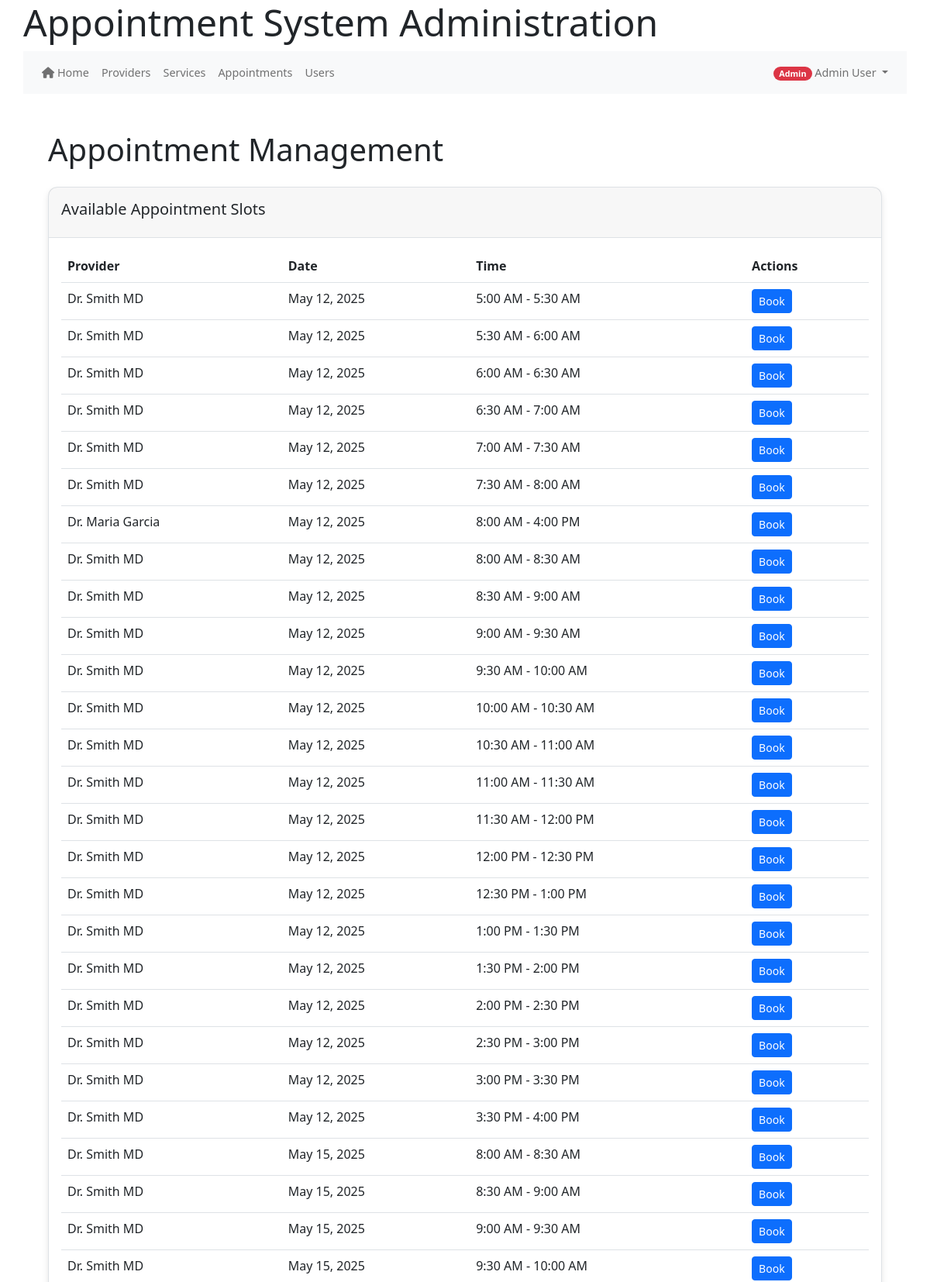
The app's page /index.php/appointments (signed in, upper part) with its own data.
### tables this page shows
CREATE TABLE IF NOT EXISTS `provider_availability` (
  `availability_id` int(11) NOT NULL AUTO_INCREMENT,
  `provider_id` int(11) NOT NULL,
  `availability_date` date NOT NULL,
  `start_time` time NOT NULL,
  `end_time` time NOT NULL,
  `is_available` tinyint(1) DEFAULT 1,
  `created_at` timestamp NOT NULL DEFAULT current_timestamp(),
  `is_recurring` tinyint(1) DEFAULT 0,
  `weekdays` varchar(20) DEFAULT NULL,
  `max_appointments` int(11) DEFAULT 1,
  `service_id` int(11) DEFAULT NULL,
  PRIMARY KEY (`availability_id`),
  KEY `fk_availability_service` (`service_id`)

);

CREATE TABLE IF NOT EXISTS `users` (
  `user_id` int(11) NOT NULL AUTO_INCREMENT,
  `email` varchar(255) NOT NULL,
  `password_hash` varchar(255) NOT NULL,
  `first_name` varchar(100) NOT NULL,
  `last_name` varchar(100) NOT NULL,
  `phone` varchar(20) DEFAULT NULL,
  `role` enum('patient','provider','admin','staff') NOT NULL,
  `is_active` tinyint(1) DEFAULT 1,
  `is_verified` tinyint(1) DEFAULT 0,
  `email_verified_at` datetime DEFAULT NULL,
  `created_at` datetime DEFAULT current_timestamp(),
  `last_login` datetime DEFAULT NULL,
  `verification_token` varchar(64) DEFAULT NULL,
  `reset_token` varchar(64) DEFAULT NULL,
  `reset_token_expires` datetime DEFAULT NULL,
  `token_expires` datetime DEFAULT NULL,
  `password_change_required` tinyint(1) DEFAULT 0,
  PRIMARY KEY (`user_id`)
);

### controllers/appointments_controller.php (called while the page is built, shortened)
<?php
class AppointmentsController {
    private $appointmentModel;
    public function __construct() {
        $this->db = get_db();
        require_once MODEL_PATH . '/Appointment.php';
        $this->appointmentModel = new Appointment($this->db);
    }
    public function index() {
        $availableSlots = $this->appointmentModel->getAvailableSlots();
        include VIEW_PATH . '/appointments/index.php';
    }
}
?>

### public_html/bootstrap.php (called while the page is built, shortened)
<?php
require_once APP_ROOT . '/core/helpers.php';
require_once CORE_PATH . '/helpers.php';
function get_db() {
    static $db = null;
    if ($db === null) {
        if (defined('DB_HOST') && defined('DB_USER') && defined('DB_PASS') && defined('DB_NAME')) {
            $db = new mysqli(DB_HOST, DB_USER, DB_PASS, DB_NAME);
            $db->set_charset('utf8mb4');
        } else {
            throw new Exception("Database constants not defined");
        }
    }
    return $db;
}
return true;

### models/Appointment.php (called while the page is built, shortened)
<?php
class Appointment {
    private $db;
    public function __construct($db) {
        $this->db = $db;
    }
    public function getAvailableSlots($provider_id = null) {
        $slots = [];
        $query = "
            SELECT
                pa.*,
                pa.availability_date AS available_date,
                u.first_name,
                u.last_name
            FROM provider_availability pa
            JOIN users u ON pa.provider_id = u.user_id
            WHERE pa.is_available = 1
                AND pa.availability_date >= CURDATE()
        ";
        $query .= " ORDER BY pa.availability_date, pa.start_time";
        if ($provider_id) {
            $stmt = $this->db->prepare($query);
            $stmt->bind_param("i", $provider_id);
            $stmt->execute();
            $result = $stmt->get_result();
        } else {
            $result = $this->db->query($query);
        }
        if ($result) {
            while ($row = $result->fetch_assoc()) {
                $slots[] = $row;
            }
        }
        return $slots;
    }
}
?>

### core/helpers.php (called while the page is built, shortened)
<?php
function base_url($path = '') {
    $protocol = isset($_SERVER['HTTPS']) && $_SERVER['HTTPS'] !== 'off' ? 'https' : 'http';
    $host = $_SERVER['HTTP_HOST'] ?? 'localhost';
    $script_name = $_SERVER['SCRIPT_NAME'];
    $base_dir = dirname($script_name);
    $base_url = "{$protocol}://{$host}{$base_dir}";
    $base_url = rtrim($base_url, '/');
    $path = ltrim($path, '/');
    return $path ? "{$base_url}/{$path}" : $base_url;
}

### views/appointments/index.php (the view, shortened to what this page needs)
<?php include VIEW_PATH . '/partials/header.php'; ?>
<div class="container mt-4">
    <h1 class="mb-4">Appointment Management</h1>
    <?php if ($_SESSION['role'] === 'patient' || $_SESSION['role'] === 'admin'): ?>
        <div class="card mb-4">
            <div class="card-header">
                <h5>Available Appointment Slots</h5>
            </div>
            <div class="card-body">
                <?php if (!empty($availableSlots)): ?>
                    <div class="table-responsive">
                        <table class="table table-hover">
                            <thead>
                                <tr>
                                    <th>Provider</th>
                                    <th>Date</th>
                                    <th>Time</th>
                                    <th>Actions</th>
                                </tr>
                            </thead>
                            <tbody>
                                <?php foreach ($availableSlots as $slot): ?>
                                <tr>
                                    <td><?= htmlspecialchars($slot['first_name'] . ' ' . $slot['last_name']) ?></td>
                                    <td><?= htmlspecialchars(date('F j, Y', strtotime($slot['available_date']))) ?></td>
                                    <td><?= htmlspecialchars(date('g:i A', strtotime($slot['start_time']))) ?> -
                                        <?= htmlspecialchars(date('g:i A', strtotime($slot['end_time']))) ?></td>
                                    <td>
                                        <a href="<?= base_url('index.php/patient/book?id=' . $slot['availability_id']) ?>"
                                           class="btn btn-primary btn-sm">Book</a>
                                    </td>
                                </tr>
                                <?php endforeach; ?>
                            </tbody>
                        </table>
                    </div>
                <?php else: ?>
                    <p class="mb-0">No available appointment slots found.</p>
                <?php endif; ?>
            </div>
        </div>
    <?php endif; ?>
</div>
<?php include VIEW_PATH . '/partials/footer.php'; ?>

### public_html/css/style.css (style rules this page uses)
:root { --primary: #0d6efd; --secondary: #6c757d; --success: #28a745; --danger: #dc3545; --warning: #ffc107; --info: #0dcaf0; --light: #f8f9fa; --dark: #212529; --white: #ffffff; --gray-100: #f8f9fa; --gray-200: #e9ecef; --gray-300: #dee2e6; --gray-400: #ced4da; --gray-500: #adb5bd; --gray-600: #6c757d; --gray-700: #495057; --gray-800: #343a40; --gray-900: #212529; --font-family-base: 'Segoe UI', Tahoma, Geneva, Verdana, sans-serif; --font-size-base: 1rem; --line-height-base: 1.6; --spacer: 1rem; --spacer-1: calc(var(--spacer) * 0.25); --spacer-2: calc(var(--spacer) * 0.5); --spacer-3: var(--spacer); --spacer-4: calc(var(--spacer) * 1.5); --spacer-5: calc(var(--spacer) * 3); --border-radius-sm: 0.25rem; --border-radius: 0.5rem; --border-radius-lg: 1rem; --border-radius-pill: 50rem; --border-radius-circle: 50%; --shadow-sm: 0 0.125rem 0.25rem rgba(0, 0, 0, 0.075); --shadow: 0 0.5rem 1rem rgba(0, 0, 0, 0.15); --shadow-lg: 0 1rem 3rem rgba(0, 0, 0, 0.175); --transition-base: all 0.2s ease-in-out; --transition-fade: opacity 0.15s linear; --z-index-dropdown: 1000; --z-index-sticky: 1020; --z-index-fixed: 1030; --z-index-modal-backdrop: 1040; --z-index-modal: 1050; --z-index-popover: 1060; --z-index-tooltip: 1070; }
* { box-sizing: border-box; margin: 0; padding: 0; }
body { font-family: var(--font-family-base); font-size: var(--font-size-base); line-height: var(--line-height-base); color: var(--gray-900); background-color: var(--white); margin: 0; padding: 20px 0; }
h1, h2, h3, h4, h5, h6 { margin-top: 0; margin-bottom: var(--spacer-2); font-weight: 500; line-height: 1.2; color: var(--dark); }
h1 { font-size: 2.5rem; }
h5 { font-size: 1.25rem; }
a { color: var(--primary); text-decoration: none; transition: var(--transition-base); }
.container { max-width: 1200px; margin: 0 auto; padding: 0 var(--spacer); }
.card { position: relative; display: flex; flex-direction: column; min-width: 0; word-wrap: break-word; background-color: var(--white); background-clip: border-box; border: 1px solid var(--gray-300); border-radius: var(--border-radius); margin-bottom: var(--spacer); box-shadow: var(--shadow-sm); transition: none; }
.card-header { padding: var(--spacer); margin-bottom: 0; background-color: rgba(0, 0, 0, 0.03); border-bottom: 1px solid var(--gray-300); }
.card-header:first-child { border-radius: calc(var(--border-radius) - 1px) calc(var(--border-radius) - 1px) 0 0; }
.card-body { flex: 1 1 auto; padding: var(--spacer); }
.btn { display: inline-block; font-weight: 400; text-align: center; vertical-align: middle; user-select: none; background-color: transparent; border: 1px solid transparent; padding: 0.375rem 0.75rem; font-size: 1rem; line-height: 1.5; border-radius: var(--border-radius); transition: var(--transition-base); }
.btn-primary { color: var(--white); background-color: var(--primary); border-color: var(--primary); }
.btn-sm { padding: 0.25rem 0.5rem; font-size: 0.875rem; border-radius: var(--border-radius-sm); }
.table { width: 100%; margin-bottom: 1rem; color: var(--gray-900); vertical-align: top; border-color: var(--gray-300); }
.table > :not(caption) > * > * { padding: 0.5rem; border-bottom-width: 1px; box-shadow: inset 0 0 0 9999px transparent; }
.table > tbody { vertical-align: inherit; }
.table > thead { vertical-align: bottom; }
.table-responsive { overflow-x: auto; -webkit-overflow-scrolling: touch; }
.mt-4 { margin-top: var(--spacer-4) !important; }
.mb-4 { margin-bottom: var(--spacer-4) !important; }
@media (min-width: 576px) { .container { max-width: 540px; } }
@media (min-width: 768px) { .container { max-width: 720px; } }
@media (min-width: 992px) { .container { max-width: 960px; } }
@media (min-width: 1200px) { .container { max-width: 1140px; } }

### views/partials/header.php (style rules this page uses)
body { padding-top: 20px; padding-bottom: 20px; font-family: 'Segoe UI', Tahoma, Geneva, Verdana, sans-serif; }
.card { margin-bottom: 20px; border-radius: 12px; box-shadow: 0 4px 8px rgba(0,0,0,0.1) !important; transition: none !important; }

### views/partials/footer.php (style rules this page uses)
html, body { height: 100%; margin: 0; padding: 0; }
body { display: flex; flex-direction: column; min-height: 100vh; }
.container { flex: 1 0 auto; }

### records on screen
provider_availability: users.first_name+last_name "Dr. Smith MD", availability_date "May 12, 2025", start_time "5:00 AM", end_time "5:30 AM"
provider_availability: users.first_name+last_name "Dr. Smith MD", availability_date "May 12, 2025", start_time "5:30 AM", end_time "6:00 AM"
provider_availability: users.first_name+last_name "Dr. Smith MD", availability_date "May 12, 2025", start_time "6:00 AM", end_time "6:30 AM"
provider_availability: users.first_name+last_name "Dr. Smith MD", availability_date "May 12, 2025", start_time "6:30 AM", end_time "7:00 AM"
provider_availability: users.first_name+last_name "Dr. Smith MD", availability_date "May 12, 2025", start_time "7:00 AM", end_time "7:30 AM"
provider_availability: users.first_name+last_name "Dr. Smith MD", availability_date "May 12, 2025", start_time "7:30 AM", end_time "8:00 AM"
provider_availability: users.first_name+last_name "Dr. Maria Garcia", availability_date "May 12, 2025", start_time "8:00 AM", end_time "4:00 PM"
provider_availability: users.first_name+last_name "Dr. Smith MD", availability_date "May 12, 2025", start_time "8:00 AM", end_time "8:30 AM"
provider_availability: users.first_name+last_name "Dr. Smith MD", availability_date "May 12, 2025", start_time "8:30 AM", end_time "9:00 AM"
provider_availability: users.first_name+last_name "Dr. Smith MD", availability_date "May 12, 2025", start_time "9:00 AM", end_time "9:30 AM"
provider_availability: users.first_name+last_name "Dr. Smith MD", availability_date "May 12, 2025", start_time "9:30 AM", end_time "10:00 AM"
provider_availability: users.first_name+last_name "Dr. Smith MD", availability_date "May 12, 2025", start_time "10:00 AM", end_time "10:30 AM"
provider_availability: users.first_name+last_name "Dr. Smith MD", availability_date "May 12, 2025", start_time "10:30 AM", end_time "11:00 AM"
provider_availability: users.first_name+last_name "Dr. Smith MD", availability_date "May 12, 2025", start_time "11:00 AM", end_time "11:30 AM"
provider_availability: users.first_name+last_name "Dr. Smith MD", availability_date "May 12, 2025", start_time "11:30 AM", end_time "12:00 PM"
provider_availability: users.first_name+last_name "Dr. Smith MD", availability_date "May 12, 2025", start_time "12:00 PM", end_time "12:30 PM"
provider_availability: users.first_name+last_name "Dr. Smith MD", availability_date "May 12, 2025", start_time "12:30 PM", end_time "1:00 PM"
provider_availability: users.first_name+last_name "Dr. Smith MD", availability_date "May 12, 2025", start_time "1:00 PM", end_time "1:30 PM"
provider_availability: users.first_name+last_name "Dr. Smith MD", availability_date "May 12, 2025", start_time "1:30 PM", end_time "2:00 PM"
provider_availability: users.first_name+last_name "Dr. Smith MD", availability_date "May 12, 2025", start_time "2:00 PM", end_time "2:30 PM"
provider_availability: users.first_name+last_name "Dr. Smith MD", availability_date "May 12, 2025", start_time "2:30 PM", end_time "3:00 PM"
provider_availability: users.first_name+last_name "Dr. Smith MD", availability_date "May 12, 2025", start_time "3:00 PM", end_time "3:30 PM"
provider_availability: users.first_name+last_name "Dr. Smith MD", availability_date "May 12, 2025", start_time "3:30 PM", end_time "4:00 PM"
provider_availability: users.first_name+last_name "Dr. Smith MD", availability_date "May 15, 2025", start_time "8:00 AM", end_time "8:30 AM"
provider_availability: users.first_name+last_name "Dr. Smith MD", availability_date "May 15, 2025", start_time "8:30 AM", end_time "9:00 AM"
provider_availability: users.first_name+last_name "Dr. Smith MD", availability_date "May 15, 2025", start_time "9:00 AM", end_time "9:30 AM"
provider_availability: users.first_name+last_name "Dr. Smith MD", availability_date "May 15, 2025", start_time "9:30 AM", end_time "10:00 AM"

### other values on screen
$userRole "Admin"
$userName "Admin User"
